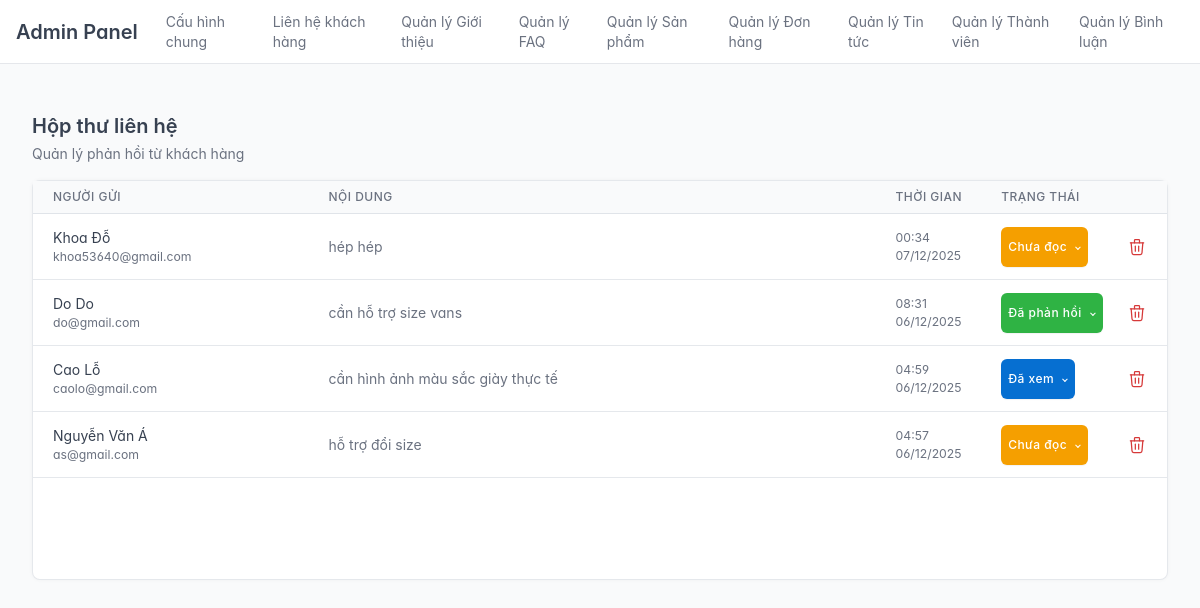
The page /public/index.php?url=admin/contact/list (signed in) on the database as committed earlier.
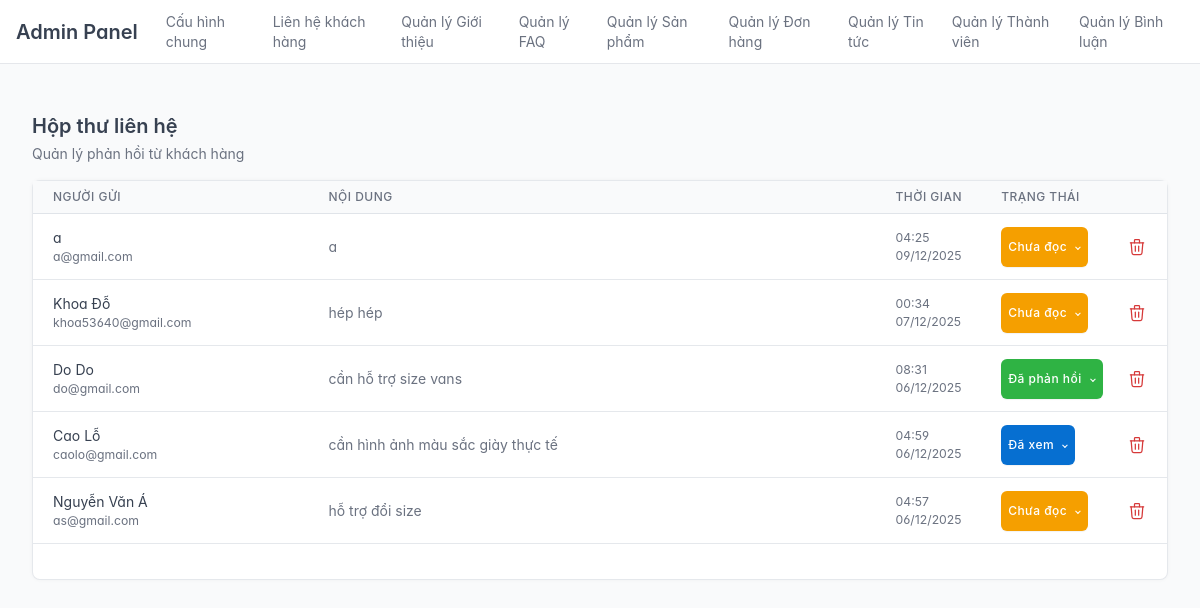
The same page on the database as committed later.
### tables this page shows
CREATE TABLE `contacts` (
  `id` int(11) NOT NULL,
  `name` varchar(100) NOT NULL,
  `email` varchar(100) NOT NULL,
  `message` text NOT NULL,
  `status` enum('unread','read','replied') NOT NULL DEFAULT 'unread',
  `submitted_at` timestamp NOT NULL DEFAULT current_timestamp(),
  `created_at` timestamp NOT NULL DEFAULT current_timestamp()
);

### app/libraries/Database.php (called while the page is built, shortened)
<?php
class Database
{
    private $host = DB_HOST;
    private $user = DB_USER;
    private $pass = DB_PASS;
    private $dbname = DB_NAME;
    private $dbh;
    private $stmt;
    public function __construct()
    {
        $dsn = 'mysql:host=' . $this->host . ';dbname=' . $this->dbname . ';charset=utf8';
        $options = [
            PDO::ATTR_PERSISTENT => true,
            PDO::ATTR_ERRMODE => PDO::ERRMODE_EXCEPTION,
            PDO::ATTR_DEFAULT_FETCH_MODE => PDO::FETCH_OBJ,
            PDO::ATTR_EMULATE_PREPARES => false,
        ];
        try
        {
            $this->dbh = new PDO($dsn, $this->user, $this->pass, $options);
        }
        catch (PDOException $e)
        {
            $this->error = $e->getMessage();
            echo $this->error;
        }
    }
    public function query($sql)
    {
        $this->stmt = $this->dbh->prepare($sql);
    }
    public function bind($param, $value, $type = null)
    {
        if (is_null($type))
        {
            switch(true)
            {
                case is_int($value):  $type = PDO::PARAM_INT; break;
            }
        }
        $this->stmt->bindValue($param, $value, $type);
    }
    public function execute()
    {
        return $this->stmt->execute();
    }
    public function resultSet()
    {
        $this->execute();
        return $this->stmt->fetchAll();
    }
    public function single()
    {
        $this->execute();
        return $this->stmt->fetch();
    }
}

### app/models/Contact.php (called while the page is built, shortened)
<?php
class Contact {
    private $db;
    public function __construct() {
        $this->db = new Database;
    }
    public function countAll() {
        $this->db->query("SELECT COUNT(*) as total FROM contacts");
        $row = $this->db->single();
        return $row->total;
    }
    public function getPaginated($limit, $offset) {
        $this->db->query("SELECT * FROM contacts ORDER BY created_at DESC LIMIT :limit OFFSET :offset");
        $this->db->bind(':limit', (int)$limit);
        $this->db->bind(':offset', (int)$offset);
        return $this->db->resultSet();
    }
}

### app/views/admin/contacts/list.php (the view, shortened to what the changed rows need)
<div class="container-xl">
    <div class="page-header d-print-none">
        <div class="row align-items-center">
            <div class="col">
                <h2 class="page-title">Hộp thư liên hệ</h2>
            </div>
        </div>
    </div>
    <div class="card mt-3" style="min-height: 400px;">
        <table class="table table-vcenter card-table table-hover">
            <thead>
                <tr>
                    <th class="w-25">Người gửi</th>
                    <th class="w-50">Nội dung</th>
                    <th>Thời gian</th>
                    <th>Trạng thái</th>
                    <th class="w-1"></th>
                </tr>
            </thead>
            <tbody>
                <?php if (!empty($contacts)): ?>
                    <?php foreach($contacts as $row): ?>
                        <?php
                            $row = (object)$row;
                            $status = $row->status ?? 'unread';
                            $statusLabel = 'Chưa đọc';
                            $statusColor = 'bg-warning';
                            if ($status == 'read' || $status == 1) {
                                $statusLabel = 'Đã xem';
                                $statusColor = 'bg-blue';
                            } elseif ($status == 'replied') {
                                $statusLabel = 'Đã phản hồi';
                                $statusColor = 'bg-success';
                            }
                        ?>
                    <tr>
                        <td>
                            <div class="font-weight-medium"><?php echo htmlspecialchars($row->name); ?></div>
                            <div class="text-muted small text-truncate"><?php echo htmlspecialchars($row->email); ?></div>
                        </td>
                        <td>
                            <div class="text-muted text-truncate" style="max-width: 400px;" title="<?php echo htmlspecialchars($row->message); ?>">
                                <?php echo htmlspecialchars($row->message); ?>
                            </div>
                        </td>
                        <td class="text-muted small">
                            <?php echo isset($row->created_at) ? date('H:i d/m/Y', strtotime($row->created_at)) : ''; ?>
                        </td>
                        <td style="overflow: visible;">
                            <div class="dropdown">
                                <button class="btn badge <?php echo $statusColor; ?> text-white dropdown-toggle align-text-top"
                                        type="button"
                                        data-bs-toggle="dropdown"
                                        aria-expanded="false"
                                        data-bs-boundary="viewport"> <?php echo $statusLabel; ?>
                                </button>
                            </div>
                        </td>
                        <td>
                            <a href="<?= URLROOT ?>/public/index.php?url=admin/contact/delete&id=<?php echo $row->id; ?>"
                               class="text-danger"
                               onclick="return confirm('Bạn có chắc muốn xóa liên hệ này?');"
                               title="Xóa">
                            </a>
                        </td>
                    </tr>
                    <?php endforeach; ?>
                <?php else: ?>
                    <tr><td colspan="5" class="text-center py-5 text-muted">Không có liên hệ nào</td></tr>
                <?php endif; ?>
            </tbody>
        </table>
        </div> </div>
    </div>
</div>

Rows that differ between the two databases and show on the page:
added contacts: name "a", email "a@gmail.com", message "a", created_at "04:25 09/12/2025", statusLabel "Chưa đọc"
